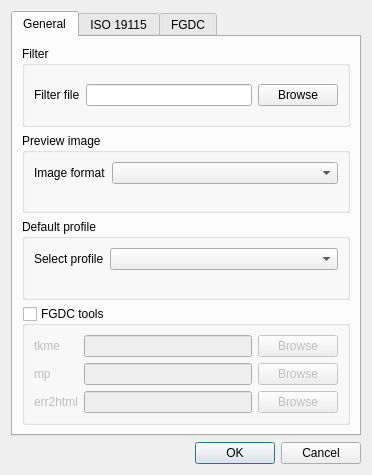
<?xml version="1.0" encoding="UTF-8"?>
<ui version="4.0">
 <class>MetatoolsSettingsDialog</class>
 <widget class="QDialog" name="MetatoolsSettingsDialog">
  <property name="geometry">
   <rect>
    <x>0</x>
    <y>0</y>
    <width>372</width>
    <height>475</height>
   </rect>
  </property>
  <property name="windowTitle">
   <string>Metatools settings</string>
  </property>
  <layout class="QVBoxLayout" name="verticalLayout">
   <item>
    <widget class="QTabWidget" name="tabWidget">
     <property name="currentIndex">
      <number>0</number>
     </property>
     <widget class="QWidget" name="generalTab">
      <attribute name="title">
       <string>General</string>
      </attribute>
      <layout class="QVBoxLayout" name="verticalLayout_2">
       <item>
        <widget class="QGroupBox" name="groupBox">
         <property name="title">
          <string>Filter</string>
         </property>
         <layout class="QHBoxLayout" name="horizontalLayout">
          <item>
           <widget class="QLabel" name="label">
            <property name="text">
             <string>Filter file</string>
            </property>
           </widget>
          </item>
          <item>
           <widget class="QLineEdit" name="leFilterFileName"/>
          </item>
          <item>
           <widget class="QPushButton" name="btnSelectFilter">
            <property name="text">
             <string>Browse</string>
            </property>
           </widget>
          </item>
         </layout>
        </widget>
       </item>
       <item>
        <widget class="QGroupBox" name="groupBox_2">
         <property name="title">
          <string>Preview image</string>
         </property>
         <layout class="QFormLayout" name="formLayout_2">
          <item row="0" column="0">
           <widget class="QLabel" name="label_2">
            <property name="text">
             <string>Image format</string>
            </property>
           </widget>
          </item>
          <item row="0" column="1">
           <widget class="QComboBox" name="cmbImgFormat">
            <property name="sizePolicy">
             <sizepolicy hsizetype="Preferred" vsizetype="Fixed">
              <horstretch>0</horstretch>
              <verstretch>0</verstretch>
             </sizepolicy>
            </property>
           </widget>
          </item>
         </layout>
        </widget>
       </item>
       <item>
        <widget class="QGroupBox" name="groupBox_3">
         <property name="title">
          <string>Default profile</string>
         </property>
         <layout class="QFormLayout" name="formLayout_3">
          <item row="0" column="0">
           <widget class="QLabel" name="defaultProfileLabel">
            <property name="text">
             <string>Select profile</string>
            </property>
           </widget>
          </item>
          <item row="0" column="1">
           <widget class="QComboBox" name="defaultProfileComboBox"/>
          </item>
         </layout>
        </widget>
       </item>
       <item>
        <widget class="QgsCollapsibleGroupBox" name="gbFGDCTools">
         <property name="title">
          <string>FGDC tools</string>
         </property>
         <property name="checkable">
          <bool>true</bool>
         </property>
         <property name="checked">
          <bool>false</bool>
         </property>
         <property name="saveCheckedState" stdset="0">
          <bool>true</bool>
         </property>
         <property name="saveCollapsedState" stdset="0">
          <bool>true</bool>
         </property>
         <property name="collapsed" stdset="0">
          <bool>false</bool>
         </property>
         <layout class="QGridLayout" name="gridLayout">
          <item row="2" column="1">
           <widget class="QLineEdit" name="leErr2HtmlPath"/>
          </item>
          <item row="1" column="2">
           <widget class="QPushButton" name="btnSelectMp">
            <property name="text">
             <string>Browse</string>
            </property>
           </widget>
          </item>
          <item row="2" column="2">
           <widget class="QPushButton" name="btnSelectErr2Html">
            <property name="text">
             <string>Browse</string>
            </property>
           </widget>
          </item>
          <item row="1" column="0">
           <widget class="QLabel" name="label_6">
            <property name="text">
             <string>mp</string>
            </property>
           </widget>
          </item>
          <item row="0" column="1">
           <widget class="QLineEdit" name="leTkmePath"/>
          </item>
          <item row="2" column="0">
           <widget class="QLabel" name="label_8">
            <property name="text">
             <string>err2html</string>
            </property>
           </widget>
          </item>
          <item row="0" column="2">
           <widget class="QPushButton" name="btnSelectTkme">
            <property name="text">
             <string>Browse</string>
            </property>
           </widget>
          </item>
          <item row="0" column="0">
           <widget class="QLabel" name="label_5">
            <property name="text">
             <string>tkme</string>
            </property>
           </widget>
          </item>
          <item row="1" column="1">
           <widget class="QLineEdit" name="leMpPath"/>
          </item>
         </layout>
        </widget>
       </item>
      </layout>
     </widget>
     <widget class="QWidget" name="isoTab">
      <attribute name="title">
       <string>ISO 19115</string>
      </attribute>
      <layout class="QFormLayout" name="formLayout">
       <item row="0" column="0">
        <widget class="QLabel" name="label_3">
         <property name="text">
          <string>View stylesheet</string>
         </property>
        </widget>
       </item>
       <item row="0" column="1">
        <widget class="QComboBox" name="cmbIsoViewStylesheet"/>
       </item>
      </layout>
     </widget>
     <widget class="QWidget" name="fgdcTab">
      <attribute name="title">
       <string>FGDC</string>
      </attribute>
      <layout class="QFormLayout" name="formLayout_4">
       <item row="0" column="0">
        <widget class="QLabel" name="label_4">
         <property name="text">
          <string>View stylesheet</string>
         </property>
        </widget>
       </item>
       <item row="0" column="1">
        <widget class="QComboBox" name="cmbFgdcViewStylesheet"/>
       </item>
      </layout>
     </widget>
    </widget>
   </item>
   <item>
    <widget class="QDialogButtonBox" name="buttonBox">
     <property name="orientation">
      <enum>Qt::Horizontal</enum>
     </property>
     <property name="standardButtons">
      <set>QDialogButtonBox::Cancel|QDialogButtonBox::Ok</set>
     </property>
    </widget>
   </item>
  </layout>
 </widget>
 <customwidgets>
  <customwidget>
   <class>QgsCollapsibleGroupBox</class>
   <extends>QGroupBox</extends>
   <header location="global">qgis.gui</header>
   <container>1</container>
  </customwidget>
 </customwidgets>
 <resources/>
 <connections>
  <connection>
   <sender>buttonBox</sender>
   <signal>accepted()</signal>
   <receiver>MetatoolsSettingsDialog</receiver>
   <slot>accept()</slot>
   <hints>
    <hint type="sourcelabel">
     <x>248</x>
     <y>254</y>
    </hint>
    <hint type="destinationlabel">
     <x>157</x>
     <y>274</y>
    </hint>
   </hints>
  </connection>
  <connection>
   <sender>buttonBox</sender>
   <signal>rejected()</signal>
   <receiver>MetatoolsSettingsDialog</receiver>
   <slot>reject()</slot>
   <hints>
    <hint type="sourcelabel">
     <x>316</x>
     <y>260</y>
    </hint>
    <hint type="destinationlabel">
     <x>286</x>
     <y>274</y>
    </hint>
   </hints>
  </connection>
 </connections>
</ui>
